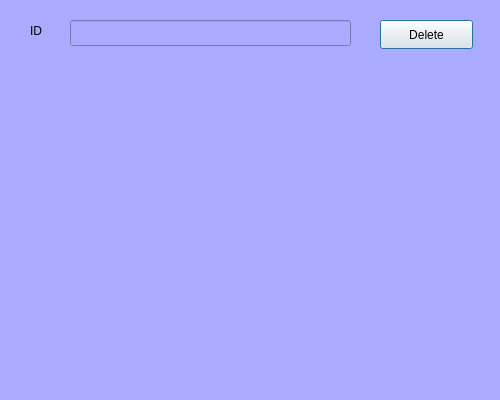
<?xml version="1.0" encoding="UTF-8"?>
<ui version="4.0">
 <class>DeleteS</class>
 <widget class="QDialog" name="DeleteS">
  <property name="geometry">
   <rect>
    <x>0</x>
    <y>0</y>
    <width>500</width>
    <height>400</height>
   </rect>
  </property>
  <property name="maximumSize">
   <size>
    <width>500</width>
    <height>400</height>
   </size>
  </property>
  <property name="windowTitle">
   <string>Delete Student</string>
  </property>
  <property name="styleSheet">
   <string notr="true">background-color:rgb(170, 170, 255);</string>
  </property>
  <widget class="QLabel" name="label">
   <property name="geometry">
    <rect>
     <x>30</x>
     <y>20</y>
     <width>71</width>
     <height>21</height>
    </rect>
   </property>
   <property name="text">
    <string>ID</string>
   </property>
  </widget>
  <widget class="QLineEdit" name="txtSearch">
   <property name="geometry">
    <rect>
     <x>70</x>
     <y>20</y>
     <width>281</width>
     <height>26</height>
    </rect>
   </property>
  </widget>
  <widget class="QPushButton" name="deleteStu">
   <property name="geometry">
    <rect>
     <x>380</x>
     <y>20</y>
     <width>93</width>
     <height>29</height>
    </rect>
   </property>
   <property name="styleSheet">
    <string notr="true">background:none;</string>
   </property>
   <property name="text">
    <string>Delete</string>
   </property>
  </widget>
 </widget>
 <resources/>
 <connections/>
</ui>
